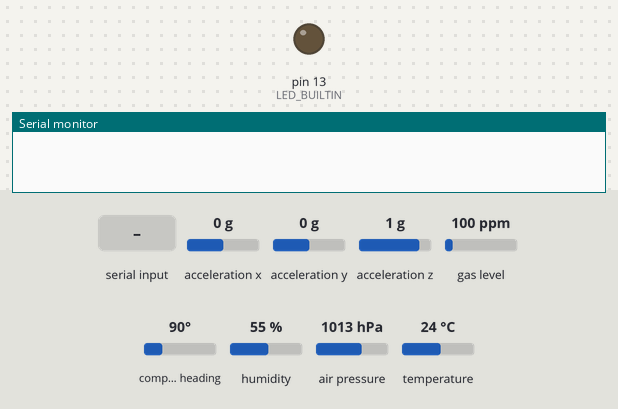
Bench run of a program on a simulated Teensy 4. Shown: output pins drawn as LEDs (lit = HIGH), the last lines printed to the serial monitor. Dashed ring = blinking. Inputs (shaded band) come from the test bench; at power-on: acceleration x 0 g, acceleration y 0 g, acceleration z 1 g, gas level 100 ppm, compass heading 90°, humidity 55 %, air pressure 1013 hPa, temperature 24 °C. Storage starts empty.

Above: at 0.0 s.
At 5.7 s:
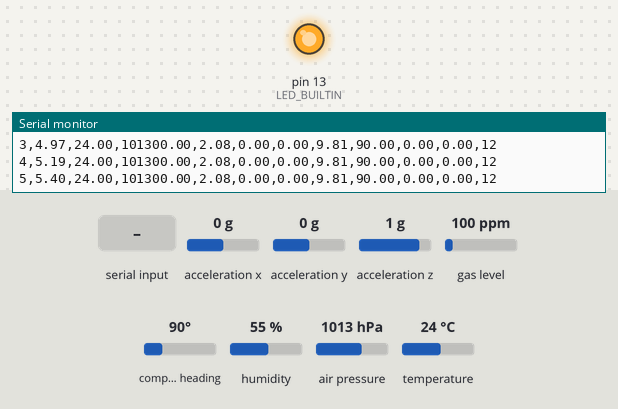
5.8 s: "RST" received over the second serial link
At 8.5 s:
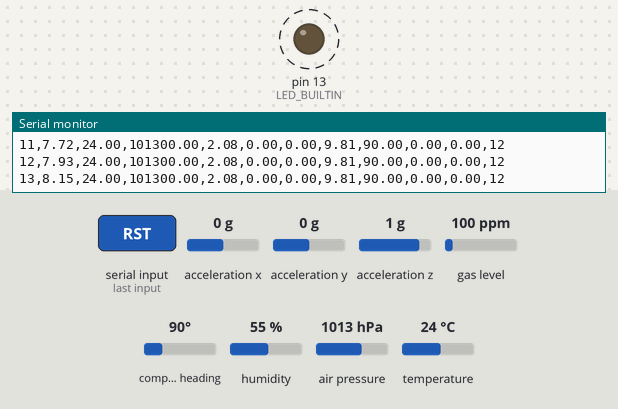
Timing chart, 0 to 33.8 s (numbered marks = the images above; inputs shaded):
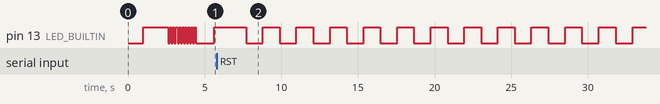

The program:

main.cpp
```cpp
#include <Arduino.h>
#include <Wire.h>
#include <SPI.h>
#include <Adafruit_Sensor.h>
#include <Adafruit_BNO055.h>
#include <Adafruit_BMP3XX.h>
#include <SoftwareSerial.h>
#include <utility/imumaths.h>
#include <SD.h>

#define SAMPLERATE_DELAY_MS 50

// #define BMP_SCL 16
// #define BMP_SDI 17

#define SEALEVELPRESSURE_HPA 1013.25

Adafruit_BNO055 bno = Adafruit_BNO055(55, 0x28, &Wire1);
Adafruit_BMP3XX bmp;
SoftwareSerial XBee(2,3);

uint16_t packetCount = 0;
double missionTime;
bool ledOn;
uint8_t calibration;
uint16_t blinkRate;

//void toBlinkOrNotToBlink(uint16_t packetNumber, bool lightsOn);
void readCommand();

void setup() {
  	// put your setup code here, to run once:
	Serial.begin(115200);
	XBee.begin(9600);
	delay(1000);
	Serial.println("Beginning Payload Autogyro Drop Test...");
	pinMode(LED_BUILTIN, OUTPUT);
	digitalWrite(LED_BUILTIN, HIGH);
	delay(500);
	ledOn = true;

	SD.begin(BUILTIN_SDCARD);

	if (!bmp.begin_I2C(0x76, &Wire1)) {   // hardware I2C mode, can pass in address & alt Wire
		Serial.println("Could not find a valid BMP3 sensor, check wiring!");
  	}
	else {
		Serial.println("BMP388 Detected");
	}
	if (!bno.begin()) {
		Serial.println("BNO055 Not Detected...");
	}
	else {
		Serial.println("BNO055 Detected");
	}

	delay(1000);
	bmp.setTemperatureOversampling(BMP3_OVERSAMPLING_8X);
	bmp.setPressureOversampling(BMP3_OVERSAMPLING_4X);
	bmp.setIIRFilterCoeff(BMP3_IIR_FILTER_COEFF_3);
	bmp.setOutputDataRate(BMP3_ODR_50_HZ);
	bno.setExtCrystalUse(true);

	File dataFile = SD.open("datalog.txt", FILE_WRITE);
	if (dataFile) {
		dataFile.println("DROPTEST FSW INITIALIZED");
		dataFile.println(" , , , , , Acceleration, , , Orientation, ");
		dataFile.println("Packet, Time, Temp, Pressure, Altitude, x, y, z, x, y, z");
		dataFile.close();
	}
	else {
		Serial.println("Could not open datalog.txt");
	}

	for (int i = 0; i < 10; i++) {
		digitalWrite(LED_BUILTIN, HIGH);
		delay(100);
		digitalWrite(LED_BUILTIN, LOW);
		delay(100);
	}
}

void loop() {
	if (calibration >= 10) {
		blinkRate = 5;
	}
	else {
		blinkRate = 30;
	}
	if (packetCount % blinkRate == 0) {
		if (ledOn) {
			ledOn = false;
			digitalWrite(LED_BUILTIN, LOW);
		}
		else {
			ledOn = true;
			digitalWrite(LED_BUILTIN, HIGH);
		}
	}

	readCommand();
	packetCount++;
	missionTime = millis()/1000.0;

	// Read Temperature, Pressure, and Altitude from Barometer
	if (!bmp.performReading()) {
		Serial.println("Failed To Perform Reading");
	}

	// Read Accelerometer and Magnetometer data from IMU
	sensors_event_t accelEvent;
	sensors_event_t orientEvent;
	bno.getEvent(&accelEvent, Adafruit_BNO055::VECTOR_ACCELEROMETER);
	bno.getEvent(&orientEvent);
	uint8_t sys, gyro, accel, mag = 0;
	bno.getCalibration(&sys, &gyro, &accel, &mag);
	calibration = sys + gyro + accel + mag;

	String packet = "";
	packet += String(packetCount);
	packet += ",";
	packet += String(missionTime);
	packet += ",";
	packet += String(bmp.temperature);
	packet += ",";
	packet += String(bmp.pressure);
	packet += ",";
	packet += String(bmp.readAltitude(SEALEVELPRESSURE_HPA));
	packet += ",";
	packet += String(accelEvent.acceleration.x);
	packet += ",";
	packet += String(accelEvent.acceleration.y);
	packet += ",";
	packet += String(accelEvent.acceleration.z);
	packet += ",";
	packet += String(orientEvent.orientation.x);
	packet += ",";
	packet += String(orientEvent.orientation.y);
	packet += ",";
	packet += String(orientEvent.orientation.z);
	packet += ",";
	packet += String(calibration);
	Serial.println(packet);

	File dataFile = SD.open("datalog.txt", FILE_WRITE);
	if (dataFile) {
		dataFile.println(packet);
		dataFile.close();
	}
	else {
		Serial.println("Could not open datalog.txt");
	}

	XBee.println(packet);

	delay(SAMPLERATE_DELAY_MS);
}

void readCommand() {
	if (XBee.available()) {
		String command = XBee.readString();
		if (command.equalsIgnoreCase("RST")){
			// Reset Teensy
		}
		else if (command.equalsIgnoreCase("LVL")){
			// Restart Levelling process
		}
		else if (command.equalsIgnoreCase("PIC")){
			// Retake Picture
		}
		else if (command.equalsIgnoreCase("RSD")){
			// Resend Picture
		}
		else if (command.equalsIgnoreCase("CAL")){
			// Recalibrate payload altitude
		}
	}
}


// void toBlinkOrNotToBlink(uint16_t packetNumber, bool lightsOn) {
// 	if (packetNumber % 4 == 0) {
// 		Serial.println("Blinking");
// 		if (lightsOn) {
// 			lightsOn = false;
// 			digitalWrite(LED_BUILTIN, LOW);
// 		}
// 		else {
// 			lightsOn = true;
// 			digitalWrite(LED_BUILTIN, HIGH);
// 		}
// 	}
// }
```

Measured:
- by itself, pin 13 (LED_BUILTIN): alternates HIGH for 1.1 s and LOW for 1.1 s
